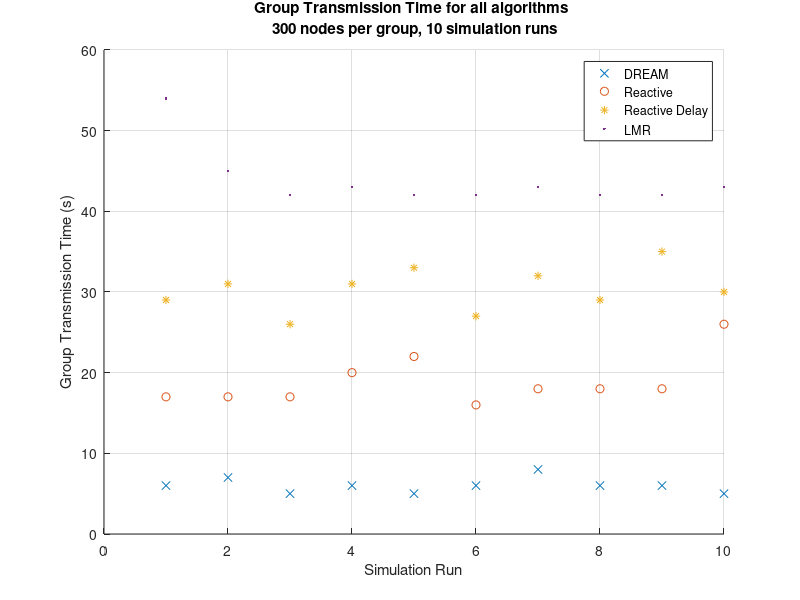
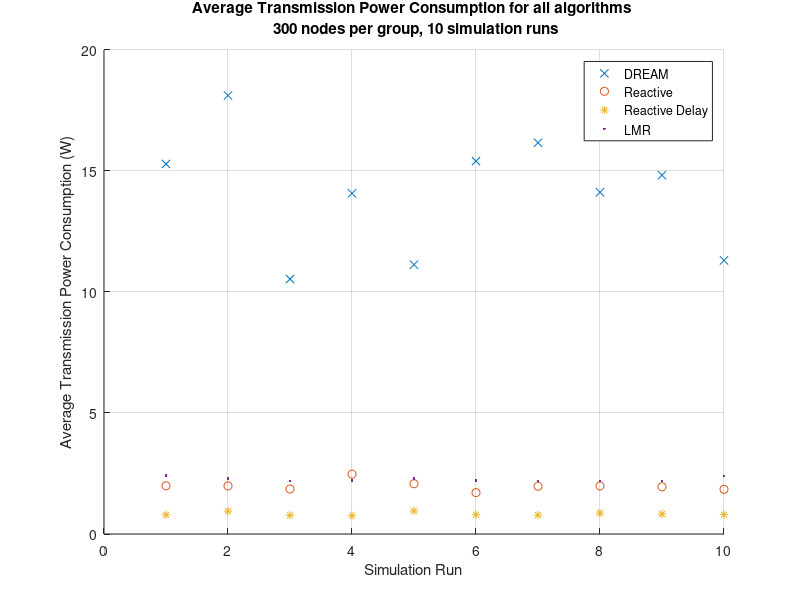
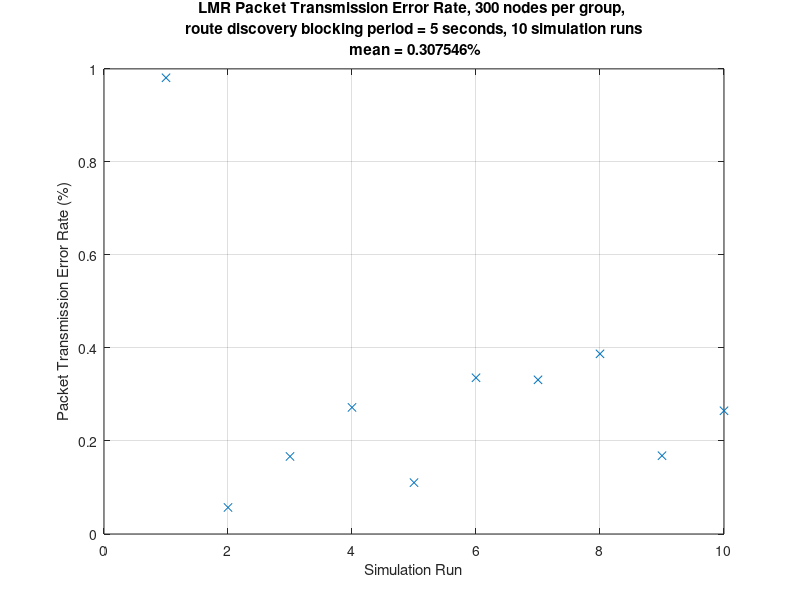

Recreate these plots in MATLAB, in order.
clear
close all

% 300 nodes per group results

n = 300;
plot_figs = true;

active={};
reactive={};
reactive_delay={};
lmr={};

active{1} = [ % Active GTT
    6
    7
    5
    6
    5
    6
    8
    6
    6
    5
    ];

active{2} = mean(active{1}); % Mean GTT
active{3} = median(active{1}); % Median GTT
active{4} = range(active{1}); % Range of GTT values

active{5} = [ % Average Transmission Power Consumption (ATPC)
    1.528883e+01
    1.811683e+01
    1.053250e+01
    1.407408e+01
    1.112733e+01
    1.540525e+01
    1.616367e+01
    1.411800e+01
    1.482100e+01
    1.130250e+01
    ];

active{6} = mean(active{5}); % Mean ATPC
active{7} = median(active{5}); % Median ATPC
active{8} = range(active{5}); % Range

active{9} = [ % Simulation times
    969.411918
    927.319520
    941.692744
    954.293021
    920.202670
    931.410588
    924.343979
    936.998408
    934.855149
    954.943903
    ];

active{10} = mean(active{9}); % Mean simulation time

reactive{1} = [ % Reactive GTT
    17
    17
    17
    20
    22
    16
    18
    18
    18
    26
    ];

reactive{2} = mean(reactive{1});
reactive{3} = median(reactive{1}); 
reactive{4} = range(reactive{1});

reactive{5} = [ % Average Transmission Power Consumption (ATPC)
    1.990000
    1.985333
    1.859333
    2.473333
    2.077333
    1.710000
    1.972667
    1.986000
    1.950667
    1.846000
    ];

reactive{6} = mean(reactive{5}); % Mean ATPC
reactive{7} = median(reactive{5}); % Median ATPC
reactive{8} = range(reactive{5}); % Range

reactive{9} = [ % Simulation times
    15.382582
    14.720400
    14.141273
    17.416028
    15.194260
    13.703490
    14.796759
    16.458309
    15.044999
    14.295620
    ];

reactive{10} = mean(reactive{9}); % Mean simulation time

reactive_delay{1} = [ % Reactive_delay GTT
    29
    31
    26
    31
    33
    27
    32
    29
    35
    30
    ];

reactive_delay{2} = mean(reactive_delay{1});
reactive_delay{3} = median(reactive_delay{1});
reactive_delay{4} = range(reactive_delay{1});

reactive_delay{5} = [ % Average Transmission Power Consumption (ATPC)
    7.920000e-01
    9.446667e-01
    7.726667e-01
    7.613333e-01
    9.553333e-01
    7.966667e-01
    7.800000e-01
    8.626667e-01
    8.233333e-01
    7.993333e-01
    ];

reactive_delay{6} = mean(reactive_delay{5}); % Mean ATPC
reactive_delay{7} = median(reactive_delay{5}); % Median ATPC
reactive_delay{8} = range(reactive_delay{5}); % Range

reactive_delay{9} = [ % Simulation times
    9.932588
    10.706332
    9.664438
    9.973018
    10.758033
    10.101520
    9.896118
    10.402081
    10.100132
    9.811020
    ];

reactive_delay{10} = mean(reactive_delay{9}); % Mean simulation time

lmr{1} = [ % LMR GTT
    54
    45
    42
    43
    42
    42
    43
    42
    42
    43
    ];

lmr{2} = mean(lmr{1}); % Mean GTT
lmr{3} = median(lmr{1}); % Median GTT
lmr{4} = range(lmr{1}); % Range

lmr{5} = [ % Average Transmission Power Consumption (ATPC)
    2.410167
    2.294167
    2.177833
    2.213500
    2.295167
    2.209167
    2.188500
    2.201667
    2.187167
    2.394667
    ];

lmr{6} = mean(lmr{5}); % Mean ATPC
lmr{7} = median(lmr{5}); % Median ATPC
lmr{8} = range(lmr{5}); % Range

lmr{9} = [ % Simulation times
    18.453159
    17.270835
    16.855500
    17.683776
    18.506489
    17.531139
    17.575621
    17.186333
    16.946625
    17.546040
    ];

lmr{10} = mean(lmr{9}); % Mean simulation time

lmr{11} = [ % Packet Transmission Error Rate (PTER)
    9.808983e-01
    5.704507e-02
    1.667593e-01
    2.721829e-01
    1.104362e-01
    3.359462e-01
    3.314917e-01
    3.873824e-01
    1.683502e-01
    2.649709e-01
    ];

lmr{12} = mean(lmr{11}); % Mean PTER
lmr{13} = median(lmr{11}); % Median PTER
lmr{14} = range(lmr{11}); % Range

if plot_figs
    
    figure(1)
    hold on
    plot(active{1},'x')
    plot(reactive{1},'o')
    plot(reactive_delay{1},'*')
    plot(lmr{1},'.')
    hold off
    grid on
    xlabel('Simulation Run')
    ylabel('Group Transmission Time (s)')
    legend('DREAM', 'Reactive', 'Reactive Delay', 'LMR', 'Location', 'best')
    str = sprintf('Group Transmission Time for all algorithms \n %d nodes per group, 10 simulation runs',n);
    title(str);
    
    figure(2)
    hold on
    plot(active{5},'x')
    plot(reactive{5},'o')
    plot(reactive_delay{5},'*')
    plot(lmr{5},'.')
    hold off
    grid on
    xlabel('Simulation Run')
    ylabel('Average Transmission Power Consumption (W)')
    legend('DREAM', 'Reactive', 'Reactive Delay', 'LMR', 'Location', 'best')
    str = sprintf('Average Transmission Power Consumption for all algorithms \n %d nodes per group, 10 simulation runs',n);
    title(str);
    
    figure(3)
    plot(lmr{11},'x')
    xlabel('Simulation Run')
    ylabel('Packet Transmission Error Rate (%)')
    str = sprintf('LMR Packet Transmission Error Rate, %d nodes per group, \n route discovery blocking period = 5 seconds, 10 simulation runs \n mean = %f%%',n,lmr{12});
    title(str);
    grid on
end
